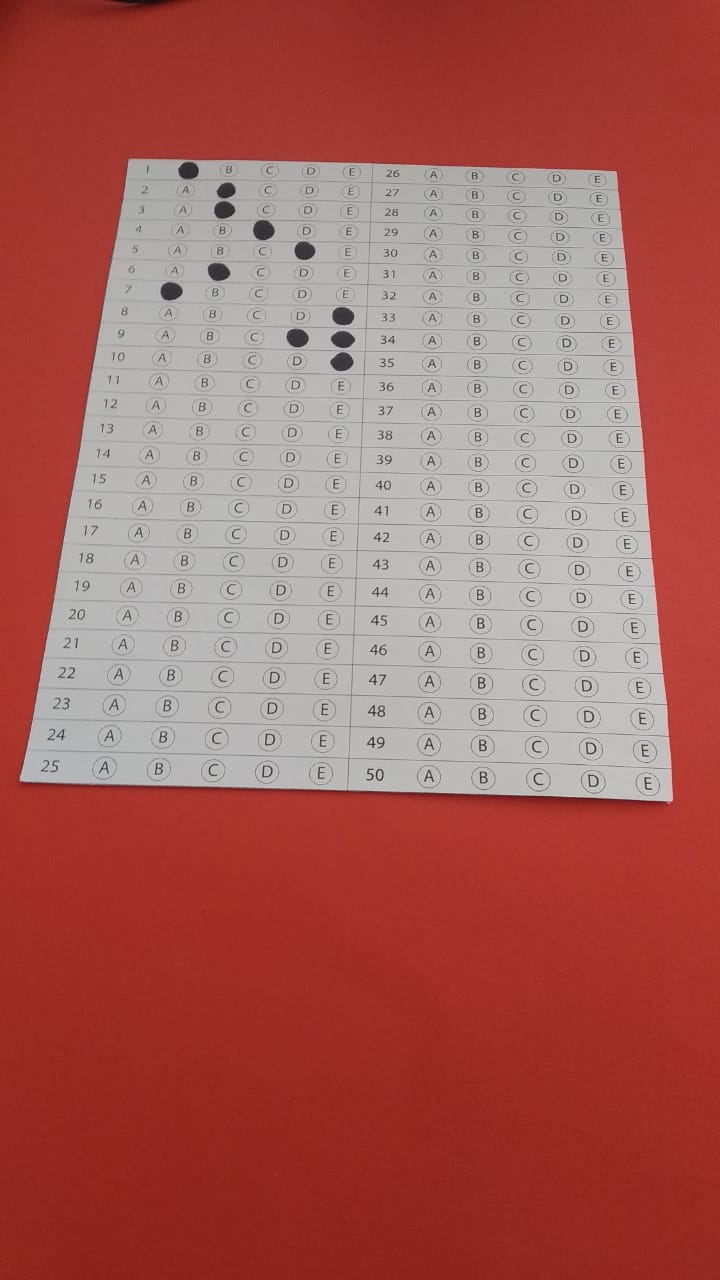
#> input picture images/warp_fundo_ver2.jpeg, 720 x 1280 px
$ python alg_joao.py
#> lines starting #> are read from the running program, lines starting #| are printed output that depends on the picture; after the words box and inside, x2 and y2 are one past the last pixel; in counts of white or black regions, pixels touching at a corner belong together
import cv2
import numpy as np

def findBoundsContour(image):
    area = 0
    contour = None

    for c in contours:
        a = cv2.contourArea(c)
        if a > area:
            area = a
            contour = c

    return contour

def getOrderedRectFromContour(contour):
    rect = np.zeros((4, 2), dtype = "float32")
    perimeter = cv2.arcLength(contour, True)
    points = cv2.approxPolyDP(contour, 0.02 * perimeter, True)
    points = np.reshape(points, (4, 2))

    sum_ = points.sum(axis = 1)
    diff = np.diff(points, axis = 1)

    rect[0] = points[np.argmin(sum_)] # top-left
    rect[1] = points[np.argmin(diff)] # top-right
    rect[2] = points[np.argmax(sum_)] # bottom-right
    rect[3] = points[np.argmax(diff)] # bottom-left

    return rect

def warpAndCropContour(image, contour):
    rect = getOrderedRectFromContour(contour)
    (tl, tr, br, bl) = rect

    widthA = np.sqrt((br[0] - bl[0]) ** 2 + (br[1] - bl[1]) ** 2)
    widthB = np.sqrt((tr[0] - tl[0]) ** 2 + (tr[1] - tl[1]) ** 2)
    maxWidth = max(int(widthA), int(widthB))

    heightA = np.sqrt((tr[0] - br[0]) ** 2 + (tr[1] - br[1]) ** 2)
    heightB = np.sqrt((tl[0] - bl[0]) ** 2 + (tl[1] - bl[1]) ** 2)
    maxHeight = max(int(heightA), int(heightB))

    destination = np.array([
        [0,0],
        [maxWidth - 1, 0],
        [maxWidth - 1, maxHeight - 1],
        [0, maxHeight - 1]], dtype = "float32")

    perspective = cv2.getPerspectiveTransform(rect, destination)
    warped = cv2.warpPerspective(image, perspective, (maxWidth, maxHeight))

    return warped

img = cv2.imread("./images/warp_fundo_ver2.jpeg")
#> img is the input picture: shape (1280, 720, 3); mean B, G, R 92.9, 98.5, 167
# img = cv2.resize(img, (500, 500))
imgGray = cv2.cvtColor(img, cv2.COLOR_BGR2GRAY)
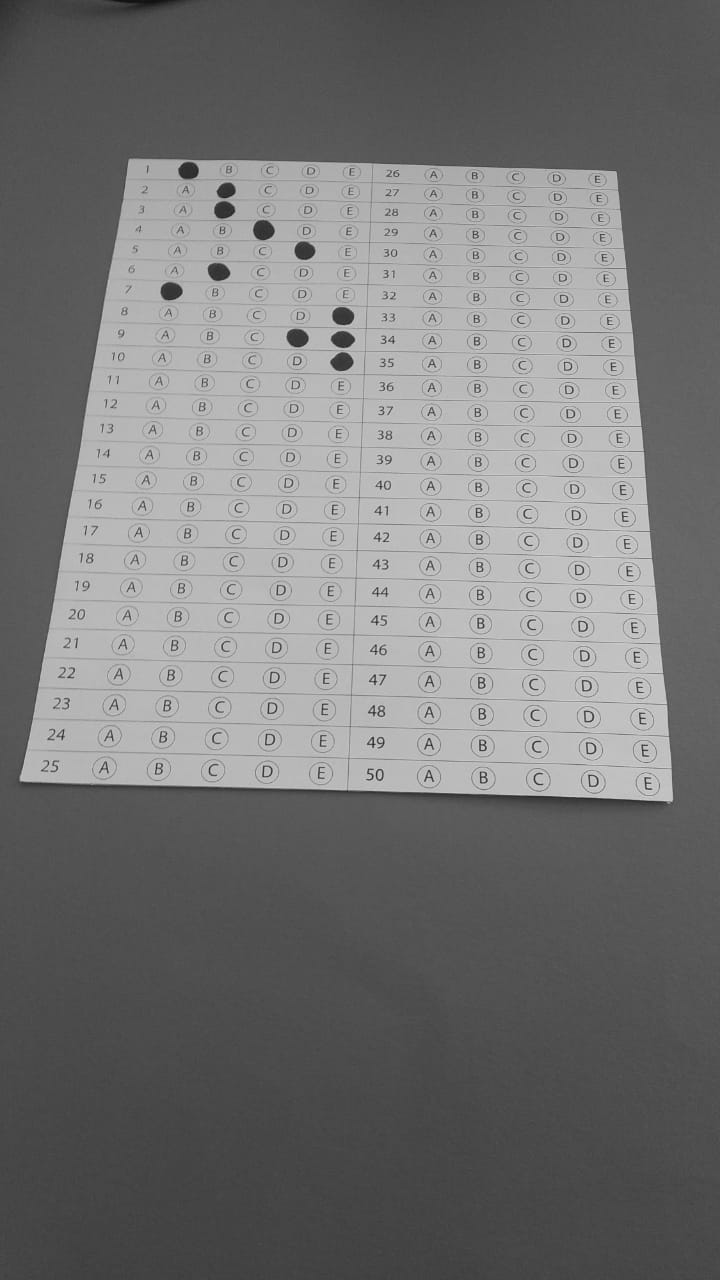
#> imgGray: shape (1280, 720); min 17, max 228, mean 118.4
imgBlur = cv2.GaussianBlur(imgGray, (5,5), 1)
imgCanny = cv2.Canny(imgBlur, 10, 50)
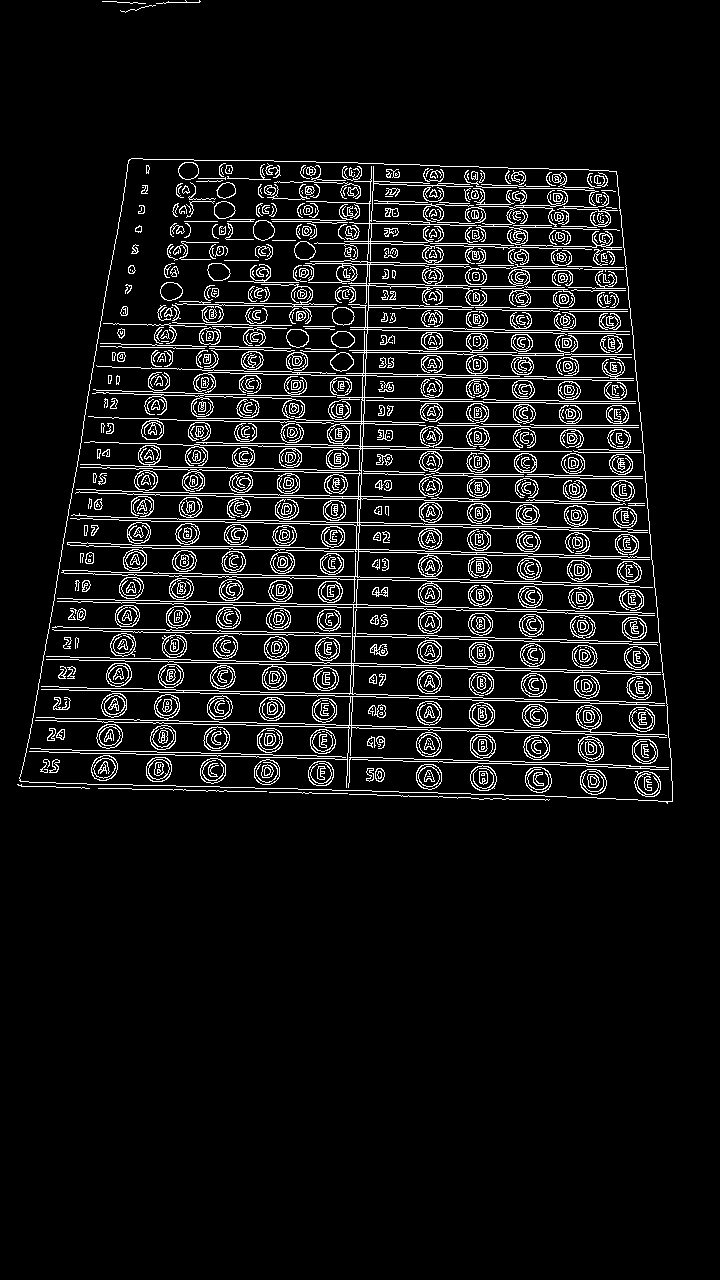
#> imgCanny: shape (1280, 720); 7.6% white in thin lines or dots, all inside (x1, y1, x2, y2) = (17, 0, 673, 804)

contours, hierarchy = cv2.findContours(imgCanny, cv2.RETR_EXTERNAL, cv2.CHAIN_APPROX_NONE)
#> contours = 8 contours, 7 with area under 20; largest, box (x1, y1, x2, y2) and area: (19, 158, 673, 804) 357717

contour = findBoundsContour(contours)
#> the loop in findBoundsContour, `for c in contours:` made 8 passes
#> (a, area) on pass 5: (357717, 357717)
#> a on passes 1, 2, 3, 6, 7, 8: 0, 0, 0, 0, 0, 3.5
#> after the loop in findBoundsContour, `for c in contours:`: area = 357717; contour = contour of 2392 points, box (x1, y1, x2, y2) (19, 158, 673, 804), area 357717

w = warpAndCropContour(img, contour)
#> in getOrderedRectFromContour, `perimeter = cv2.arcLength(contour, True)`: perimeter = 2479
#> in getOrderedRectFromContour, `points = cv2.approxPolyDP(contour, 0.02 * perimeter, True)`: points = [[129, 159], [19, 780], [672, 801], [616, 171]]
#> in getOrderedRectFromContour, `sum_ = points.sum(axis = 1)`: sum_ = [288, 799, 1473, 787]
#> in getOrderedRectFromContour, `diff = np.diff(points, axis = 1)`: diff = [30, 761, 129, -445]
#> in warpAndCropContour, `rect = getOrderedRectFromContour(contour)`: rect = [[129, 159], [616, 171], [672, 801], [19, 780]]
#> in warpAndCropContour, `(tl, tr, br, bl) = rect`: tl = [129, 159]; tr = [616, 171]; br = [672, 801]; bl = [19, 780]
#> in warpAndCropContour, `widthA = np.sqrt((br[0] - bl[0]) ** 2 + (br[1] - bl[1]) ** 2)`: widthA = 653.3
#> in warpAndCropContour, `widthB = np.sqrt((tr[0] - tl[0]) ** 2 + (tr[1] - tl[1]) ** 2)`: widthB = 487.1
#> in warpAndCropContour, `maxWidth = max(int(widthA), int(widthB))`: maxWidth = 653
#> in warpAndCropContour, `heightA = np.sqrt((tr[0] - br[0]) ** 2 + (tr[1] - br[1]) ** 2)`: heightA = 632.5
#> in warpAndCropContour, `heightB = np.sqrt((tl[0] - bl[0]) ** 2 + (tl[1] - bl[1]) ** 2)`: heightB = 630.7
#> in warpAndCropContour, `maxHeight = max(int(heightA), int(heightB))`: maxHeight = 632
#> in warpAndCropContour, `destination = np.array([ [0,0], [maxWidth - 1, 0], [maxWidth - 1, maxH..`: destination = [[0, 0], [652, 0], [652, 631], [0, 631]]
#> in warpAndCropContour, `perspective = cv2.getPerspectiveTransform(rect, destination)`: perspective = [[1.47, 0.26, -230.8], [-0.0366, 1.48, -231.3], [-1.58e-06, 0.000599, 1]]
#> in warpAndCropContour, `warped = cv2.warpPerspective(image, perspective, (maxWidth, maxHeight))`:
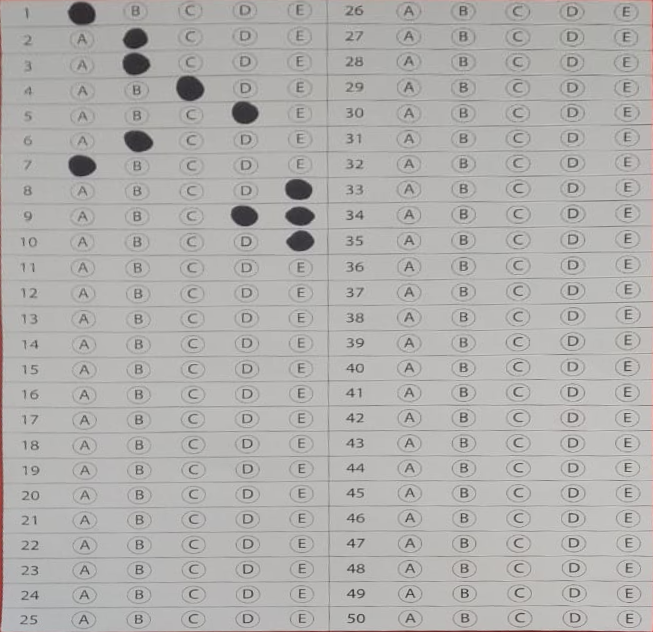
#> warped: shape (632, 653, 3); mean B, G, R 174.2, 176, 177.4
w = cv2.cvtColor(w, cv2.COLOR_BGR2GRAY)
threshImg = cv2.threshold(w, 120,255,cv2.THRESH_BINARY_INV)[1]
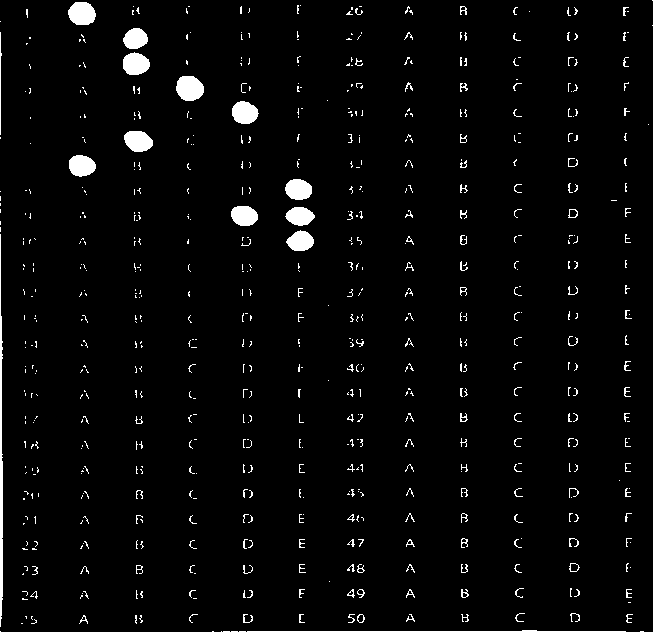
#> threshImg: shape (632, 653); 3.1% white; 640 white regions (535 under 20 px), largest, box (x1, y1, x2, y2) and area: (0, 234, 3, 627) 843, (176, 76, 204, 101) 556, (68, 2, 96, 25) 517
cv2.imwrite('warp_joao.png', threshImg)
cv2.imshow("Output", threshImg)

cv2.waitKey(0)

$ run again, with images/warp_fundo_ver1.jpeg copied over images/warp_fundo_ver2.jpeg
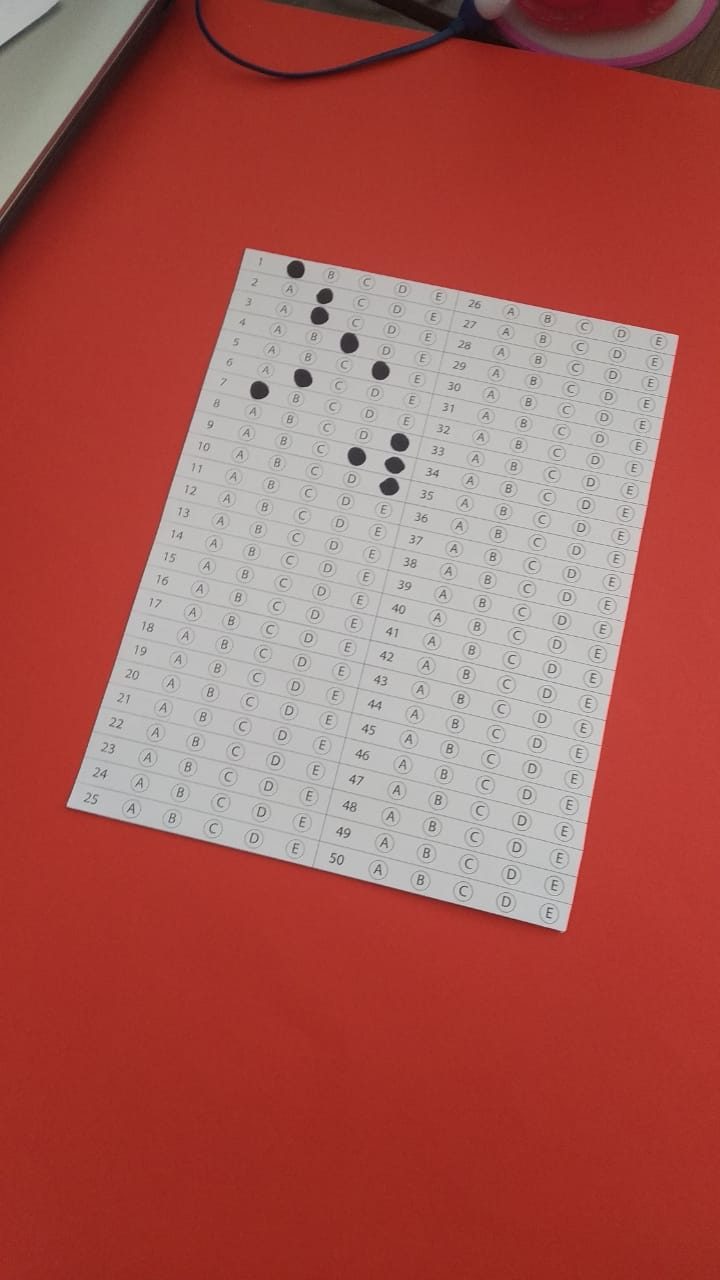
#> input picture images/warp_fundo_ver1.jpeg, 720 x 1280 px
#> img is the input picture: shape (1280, 720, 3); mean B, G, R 86.1, 92.3, 167.8
#> `imgCanny = cv2.Canny(imgBlur, 10, 50)`:
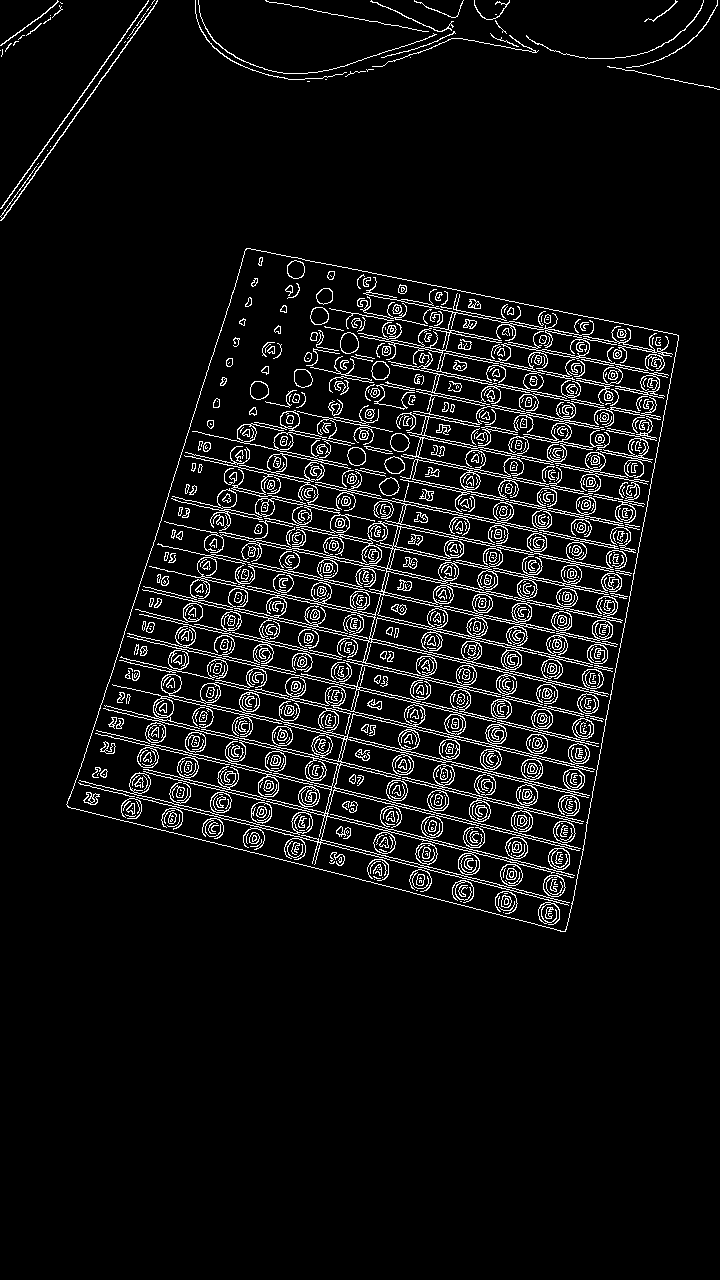
#> imgCanny: shape (1280, 720); 6.4% white in thin lines or dots, all inside (x1, y1, x2, y2) = (0, 0, 720, 932)
#> contours = 43 contours, 31 with area under 20; largest, box (x1, y1, x2, y2) and area: (66, 248, 679, 932) 283990, (0, 0, 158, 221) 162, (0, 0, 149, 209) 146, (526, 0, 704, 59) 46, (0, 0, 59, 46) 44
#> the loop in findBoundsContour, `for c in contours:` made 43 passes
#> (a, area) on pass 1: (283990, 283990)
#> after the loop in findBoundsContour, `for c in contours:`: area = 283990; contour = contour of 2084 points, box (x1, y1, x2, y2) (66, 248, 679, 932), area 283990
#> perimeter = 2293.6
#> points = [[246, 248], [66, 804], [565, 931], [678, 335]]
#> sum_ = [494, 870, 1496, 1013]
#> diff = [2, 738, 366, -343]
#> rect = [[246, 248], [678, 335], [565, 931], [66, 804]]
#> tl = [246, 248]; tr = [678, 335]; br = [565, 931]; bl = [66, 804]
#> widthA = 514.9
#> widthB = 440.7
#> maxWidth = 514
#> heightA = 606.6
#> heightB = 584.4
#> maxHeight = 606
#> destination = [[0, 0], [513, 0], [513, 605], [0, 605]]
#> perspective = [[1.26, 0.408, -411.7], [-0.262, 1.3, -257.8], [2.87e-05, 0.000335, 1]]
#> `threshImg = cv2.threshold(w, 120,255,cv2.THRESH_BINARY_INV)[1]`:
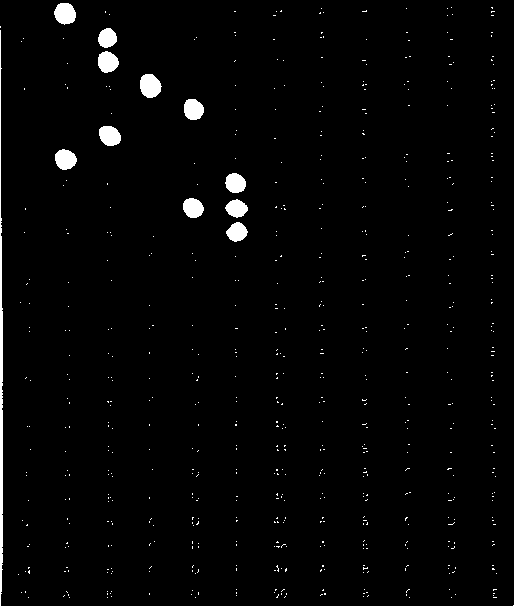
#> threshImg: shape (606, 514); 1.9% white; 624 white regions (612 under 20 px), largest, box (x1, y1, x2, y2) and area: (0, 30, 3, 606) 1187, (140, 74, 162, 98) 405, (54, 3, 76, 25) 373
